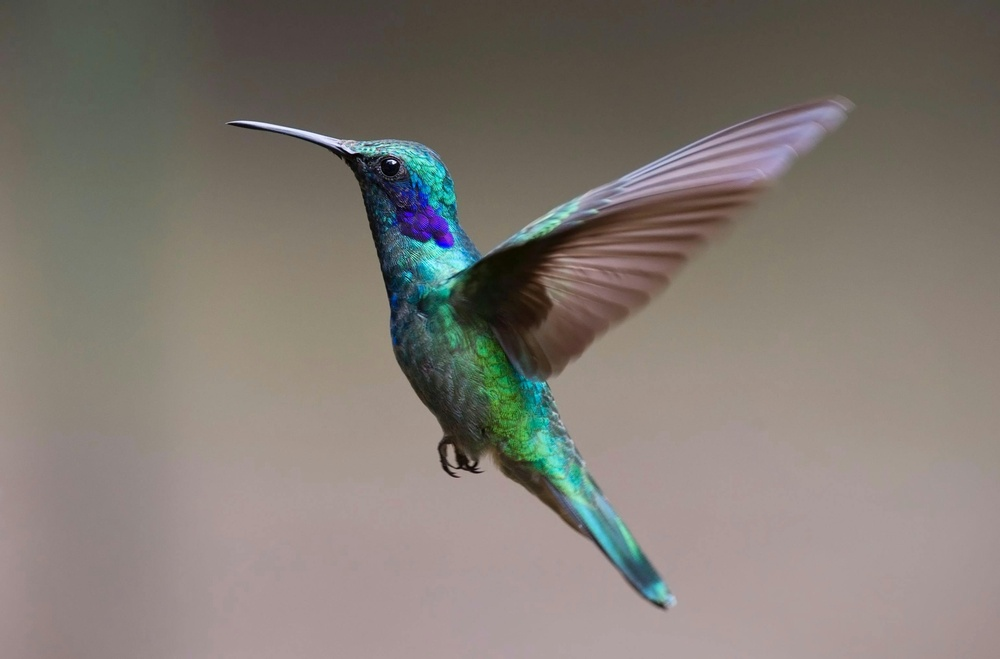
#> input picture scripts/bird.jpg, 1000 x 659 px, shrunk from 3082 x 2031 before the run
$ python edge_detection.py --image bird.jpg   (older library calls are emulated)
#> lines starting #> are read from the running program, lines starting #| are printed output that depends on the picture; after the words box and inside, x2 and y2 are one past the last pixel; in counts of white or black regions, pixels touching at a corner belong together
import argparse
import cv2

# Konfiguracja parsera argumentów wiersza poleceń
ap = argparse.ArgumentParser()
ap.add_argument("-i", "--image", required=True,
                help="ścieżka do obrazu wejściowego")
args = vars(ap.parse_args())

# Wczytanie obrazu z dysku
img = cv2.imread(args["image"])
#> img is the input picture: shape (659, 1000, 3); mean B, G, R 114.9, 121.9, 129.1

# Wyświetlenie oryginalnego obrazu
cv2.imshow('Original', img)
cv2.waitKey(0)

# Konwersja obrazu na skalę szarości
img_gray = cv2.cvtColor(img, cv2.COLOR_BGR2GRAY)
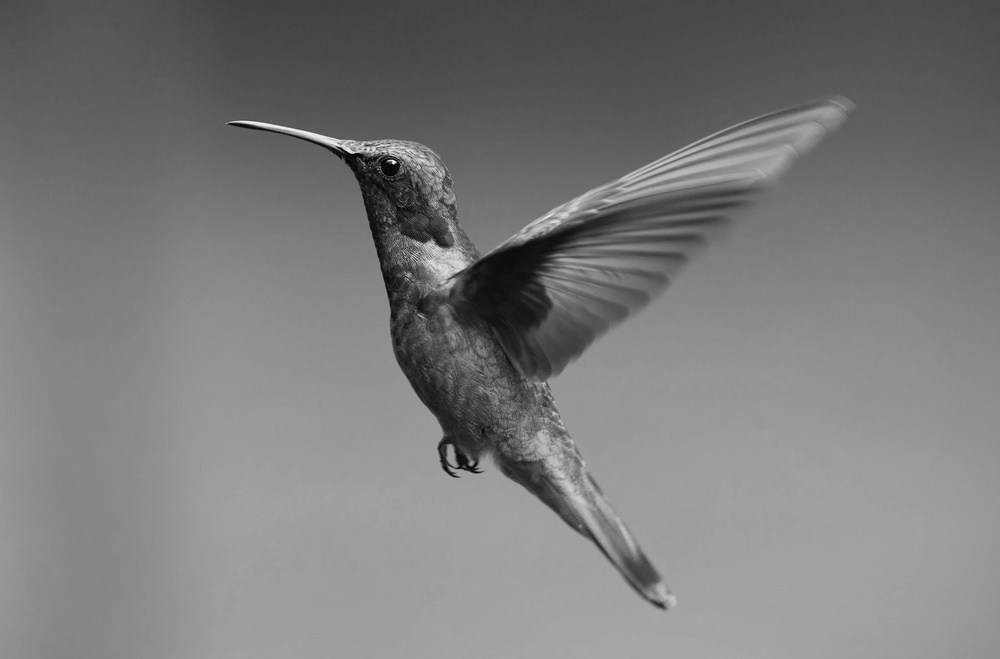
#> img_gray: shape (659, 1000); min 0, max 246, mean 123.2
# Rozmycie obrazu filtrem Gaussa w celu redukcji szumów, co poprawia wyniki detekcji krawędzi
img_blur = cv2.GaussianBlur(img_gray, (3, 3), 0)

# --- Detekcja krawędzi Sobel ---
# Sobel wykrywa krawędzie poprzez obliczanie pochodnych obrazu.
# ddepth=cv2.CV_64F: używamy 64-bitowych liczb zmiennoprzecinkowych, aby uniknąć przepełnienia przy obliczaniu gradientów.

# Detekcja krawędzi w pionie (oś X)
sobelx = cv2.Sobel(src=img_blur, ddepth=cv2.CV_64F, dx=1, dy=0, ksize=5)
# Detekcja krawędzi w poziomie (oś Y)
sobely = cv2.Sobel(src=img_blur, ddepth=cv2.CV_64F, dx=0, dy=1, ksize=5)
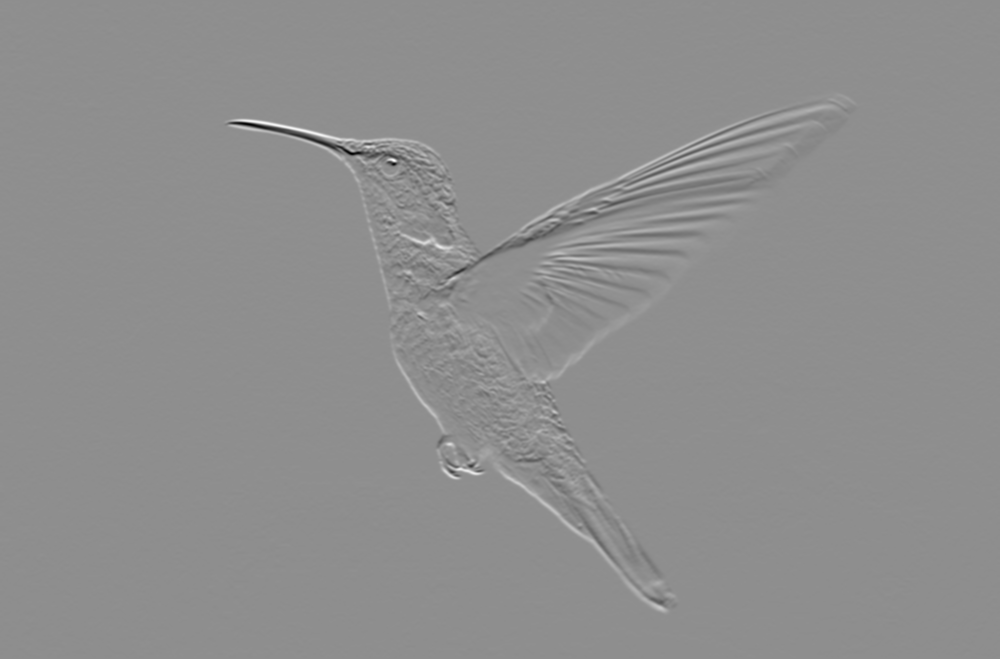
#> sobely: shape (659, 1000) float64; min -7912, max 6258, mean 16.4; drawn with min black and max white
# Połączona detekcja krawędzi w obu kierunkach
sobelxy = cv2.Sobel(src=img_blur, ddepth=cv2.CV_64F, dx=1, dy=1, ksize=5)
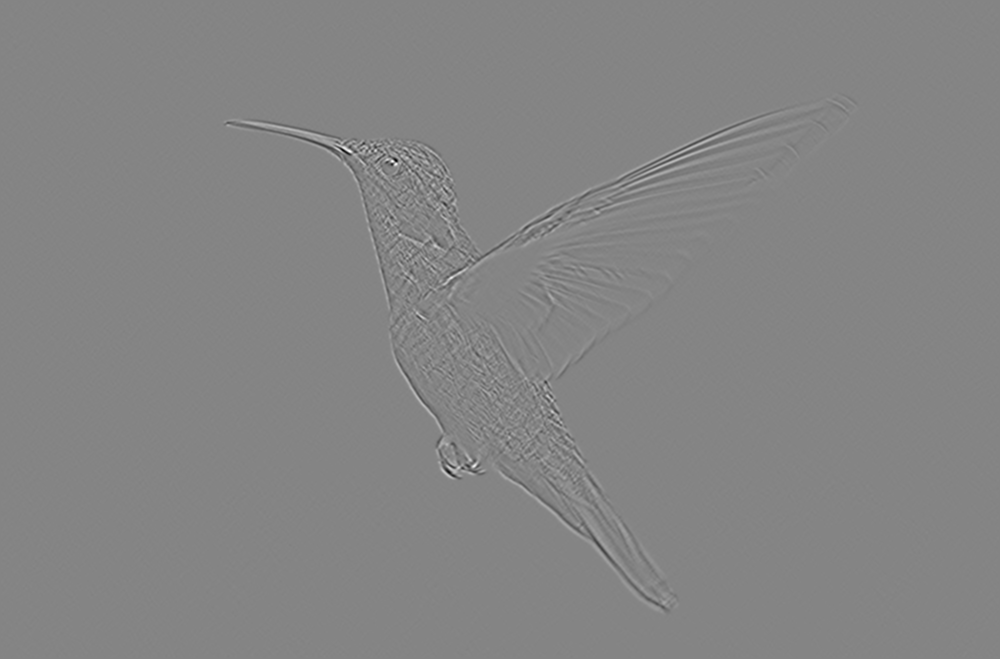
#> sobelxy: shape (659, 1000) float64; min -1307, max 1206, mean 0; drawn with min black and max white

# Wyświetlenie wyników detekcji Sobel
cv2.imshow('Sobel X', sobelx)
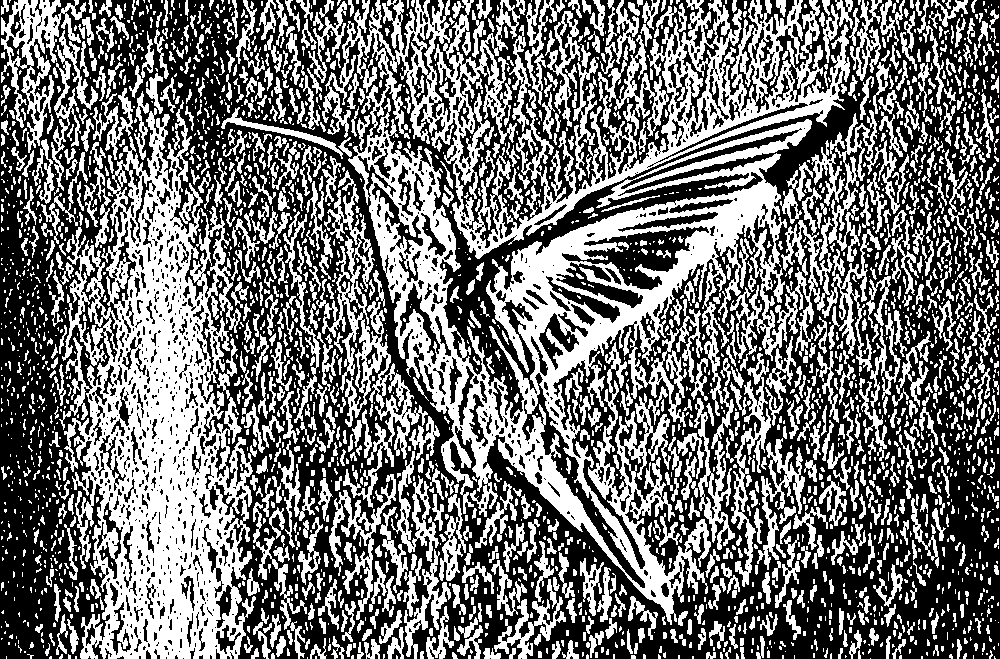
#> window 'Sobel X': shape (659, 1000); 45.1% white; 2828 white regions (1694 under 20 px), largest, box (x1, y1, x2, y2) and area: (322, 0, 850, 625) 96879, (59, 100, 256, 659) 53122, (316, 170, 428, 508) 6971
cv2.waitKey(0)
cv2.imshow('Sobel Y', sobely)
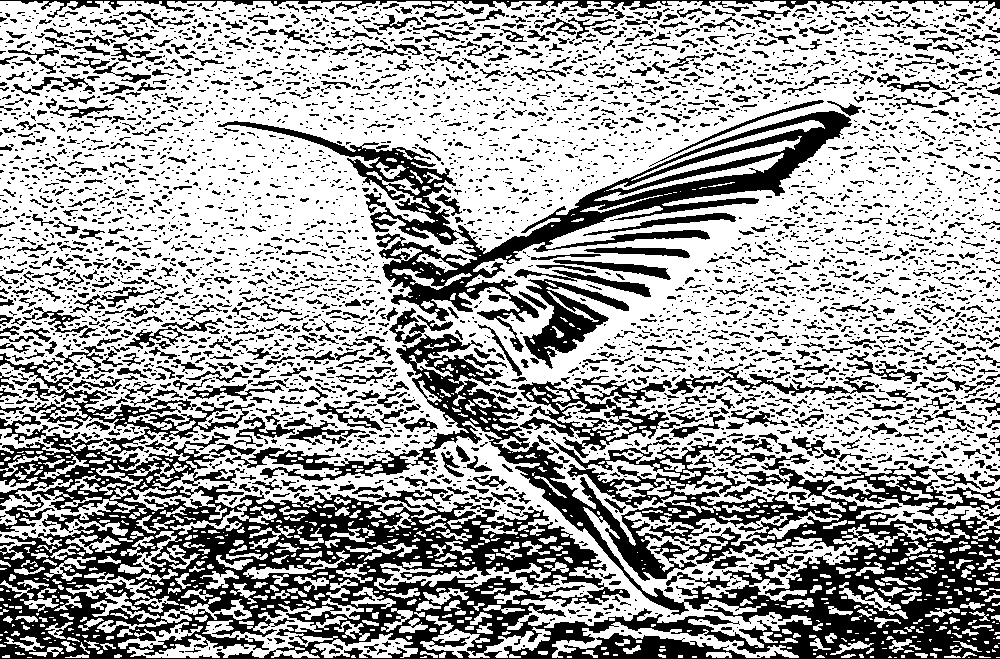
#> window 'Sobel Y': shape (659, 1000); 64.1% white; 4707 black regions (3635 under 20 px), largest, box (x1, y1, x2, y2) and area: (0, 334, 1000, 659) 110594, (218, 111, 852, 352) 21838, (0, 353, 255, 454) 4151
cv2.waitKey(0)
cv2.imshow('Sobel X Y using Sobel() function', sobelxy)
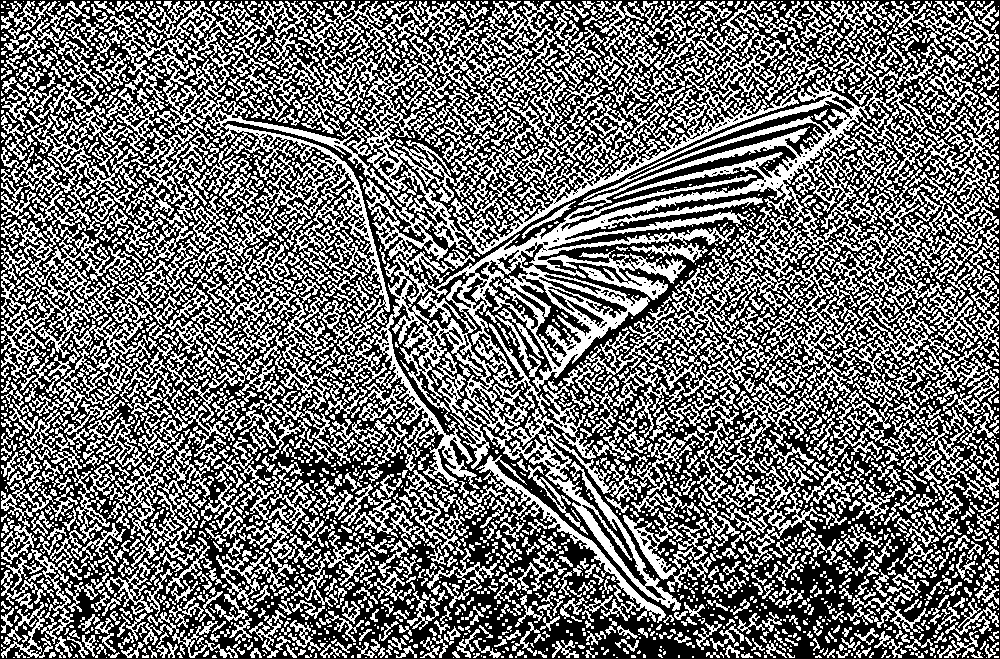
#> window 'Sobel X Y using Sobel() functi': shape (659, 1000); 43.7% white in thin lines or dots
cv2.waitKey(0)

# --- Detekcja krawędzi Canny ---
# Canny to bardziej zaawansowany wieloetapowy algorytm detekcji krawędzi.
# threshold1, threshold2: progi histerezy (dolny i górny).
edges = cv2.Canny(image=img_blur, threshold1=120, threshold2=220)
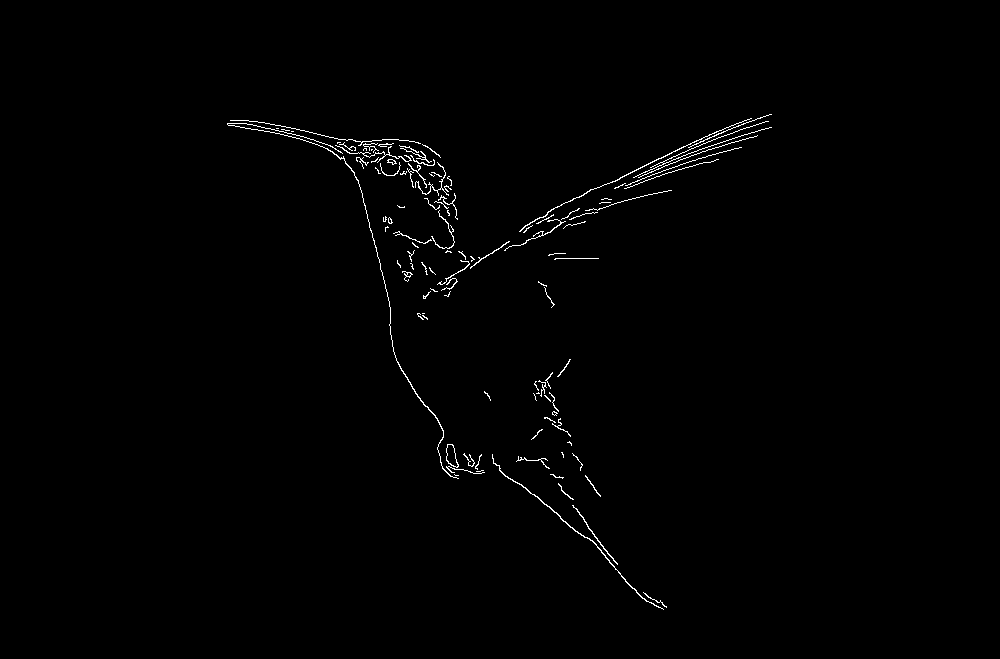
#> edges: shape (659, 1000); 0.76% white in thin lines or dots, all inside (x1, y1, x2, y2) = (227, 114, 772, 610)

# Wyświetlenie wyniku algorytmu Canny
cv2.imshow('Canny Edge Detection', edges)
cv2.waitKey(0)

# Zamknięcie wszystkich okien GUI
cv2.destroyAllWindows()
